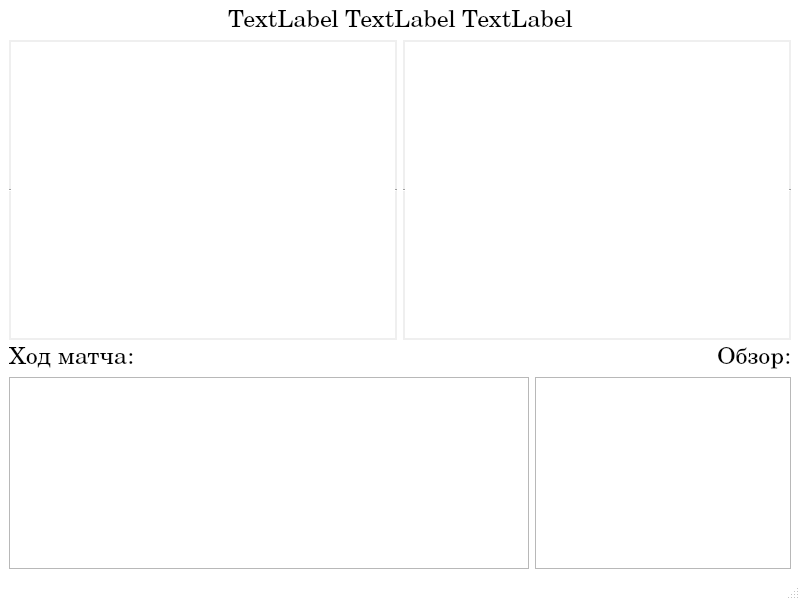
<?xml version="1.0" encoding="UTF-8"?>
<ui version="4.0">
 <class>MainWindow</class>
 <widget class="QMainWindow" name="MainWindow">
  <property name="geometry">
   <rect>
    <x>0</x>
    <y>0</y>
    <width>800</width>
    <height>600</height>
   </rect>
  </property>
  <property name="windowTitle">
   <string>MainWindow</string>
  </property>
  <property name="styleSheet">
   <string notr="true">QMainWindow {
background:white;
}</string>
  </property>
  <widget class="QWidget" name="centralwidget">
   <layout class="QHBoxLayout" name="horizontalLayout_5">
    <item>
     <layout class="QVBoxLayout" name="verticalLayout_4">
      <item>
       <layout class="QVBoxLayout" name="verticalLayout_3">
        <item>
         <layout class="QHBoxLayout" name="horizontalLayout_2">
          <item>
           <widget class="QLabel" name="lTeam1">
            <property name="sizePolicy">
             <sizepolicy hsizetype="Expanding" vsizetype="Preferred">
              <horstretch>0</horstretch>
              <verstretch>0</verstretch>
             </sizepolicy>
            </property>
            <property name="font">
             <font>
              <family>Century</family>
              <pointsize>18</pointsize>
             </font>
            </property>
            <property name="layoutDirection">
             <enum>Qt::LeftToRight</enum>
            </property>
            <property name="text">
             <string>TextLabel</string>
            </property>
            <property name="alignment">
             <set>Qt::AlignRight|Qt::AlignTrailing|Qt::AlignVCenter</set>
            </property>
           </widget>
          </item>
          <item>
           <widget class="QLabel" name="lScore">
            <property name="sizePolicy">
             <sizepolicy hsizetype="Maximum" vsizetype="Preferred">
              <horstretch>0</horstretch>
              <verstretch>0</verstretch>
             </sizepolicy>
            </property>
            <property name="font">
             <font>
              <family>Century</family>
              <pointsize>18</pointsize>
             </font>
            </property>
            <property name="text">
             <string>TextLabel</string>
            </property>
           </widget>
          </item>
          <item>
           <widget class="QLabel" name="lTeam2">
            <property name="sizePolicy">
             <sizepolicy hsizetype="Expanding" vsizetype="Preferred">
              <horstretch>0</horstretch>
              <verstretch>0</verstretch>
             </sizepolicy>
            </property>
            <property name="font">
             <font>
              <family>Century</family>
              <pointsize>18</pointsize>
             </font>
            </property>
            <property name="text">
             <string>TextLabel</string>
            </property>
           </widget>
          </item>
         </layout>
        </item>
        <item>
         <layout class="QHBoxLayout" name="horizontalLayout">
          <item>
           <layout class="QVBoxLayout" name="verticalLayout">
            <item>
             <widget class="QListWidget" name="lwTeam1">
              <property name="sizePolicy">
               <sizepolicy hsizetype="Expanding" vsizetype="Expanding">
                <horstretch>0</horstretch>
                <verstretch>0</verstretch>
               </sizepolicy>
              </property>
              <property name="font">
               <font>
                <pointsize>12</pointsize>
                <weight>50</weight>
                <bold>false</bold>
               </font>
              </property>
              <property name="layoutDirection">
               <enum>Qt::RightToLeft</enum>
              </property>
              <property name="autoFillBackground">
               <bool>true</bool>
              </property>
              <property name="styleSheet">
               <string notr="true">QListWidget {
border-width: 5px;
}</string>
              </property>
              <property name="frameShape">
               <enum>QFrame::HLine</enum>
              </property>
             </widget>
            </item>
           </layout>
          </item>
          <item>
           <layout class="QVBoxLayout" name="verticalLayout_2">
            <item>
             <widget class="QListWidget" name="lwTeam2">
              <property name="sizePolicy">
               <sizepolicy hsizetype="Expanding" vsizetype="Preferred">
                <horstretch>0</horstretch>
                <verstretch>0</verstretch>
               </sizepolicy>
              </property>
              <property name="font">
               <font>
                <pointsize>12</pointsize>
                <weight>50</weight>
                <bold>false</bold>
               </font>
              </property>
              <property name="autoFillBackground">
               <bool>true</bool>
              </property>
              <property name="frameShape">
               <enum>QFrame::HLine</enum>
              </property>
             </widget>
            </item>
           </layout>
          </item>
         </layout>
        </item>
       </layout>
      </item>
      <item>
       <layout class="QHBoxLayout" name="horizontalLayout_4">
        <item>
         <widget class="QLabel" name="label">
          <property name="sizePolicy">
           <sizepolicy hsizetype="Minimum" vsizetype="Preferred">
            <horstretch>0</horstretch>
            <verstretch>0</verstretch>
           </sizepolicy>
          </property>
          <property name="font">
           <font>
            <family>Century</family>
            <pointsize>18</pointsize>
           </font>
          </property>
          <property name="text">
           <string>Ход матча:</string>
          </property>
          <property name="alignment">
           <set>Qt::AlignCenter</set>
          </property>
         </widget>
        </item>
        <item>
         <spacer name="horizontalSpacer_2">
          <property name="orientation">
           <enum>Qt::Horizontal</enum>
          </property>
          <property name="sizeHint" stdset="0">
           <size>
            <width>40</width>
            <height>20</height>
           </size>
          </property>
         </spacer>
        </item>
        <item>
         <widget class="QLabel" name="label_2">
          <property name="sizePolicy">
           <sizepolicy hsizetype="Minimum" vsizetype="Preferred">
            <horstretch>0</horstretch>
            <verstretch>0</verstretch>
           </sizepolicy>
          </property>
          <property name="font">
           <font>
            <family>Century</family>
            <pointsize>18</pointsize>
           </font>
          </property>
          <property name="text">
           <string>Обзор:</string>
          </property>
          <property name="alignment">
           <set>Qt::AlignCenter</set>
          </property>
         </widget>
        </item>
       </layout>
      </item>
      <item>
       <layout class="QHBoxLayout" name="horizontalLayout_3">
        <item>
         <widget class="QListWidget" name="lwMatch">
          <property name="sizePolicy">
           <sizepolicy hsizetype="Expanding" vsizetype="Preferred">
            <horstretch>0</horstretch>
            <verstretch>0</verstretch>
           </sizepolicy>
          </property>
          <property name="font">
           <font>
            <pointsize>10</pointsize>
           </font>
          </property>
         </widget>
        </item>
        <item>
         <widget class="QListWidget" name="lwMainHistory">
          <property name="sizePolicy">
           <sizepolicy hsizetype="Maximum" vsizetype="Preferred">
            <horstretch>0</horstretch>
            <verstretch>0</verstretch>
           </sizepolicy>
          </property>
         </widget>
        </item>
       </layout>
      </item>
     </layout>
    </item>
   </layout>
  </widget>
  <widget class="QMenuBar" name="menubar">
   <property name="geometry">
    <rect>
     <x>0</x>
     <y>0</y>
     <width>800</width>
     <height>21</height>
    </rect>
   </property>
  </widget>
  <widget class="QStatusBar" name="statusbar"/>
 </widget>
 <resources/>
 <connections/>
</ui>
